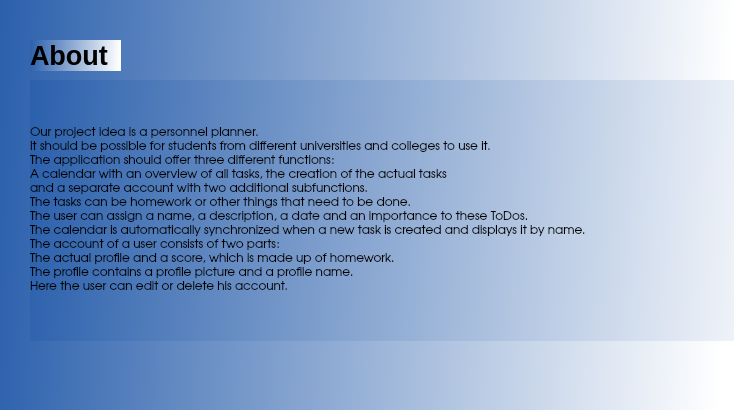
<?xml version="1.0" encoding="UTF-8"?>
<ui version="4.0">
 <class>AboutForm</class>
 <widget class="QDialog" name="AboutForm">
  <property name="geometry">
   <rect>
    <x>0</x>
    <y>0</y>
    <width>734</width>
    <height>410</height>
   </rect>
  </property>
  <property name="font">
   <font>
    <family>URW Gothic L</family>
   </font>
  </property>
  <property name="windowTitle">
   <string>About</string>
  </property>
  <property name="styleSheet">
   <string notr="true">QWidget{ background: qlineargradient(spread:pad, x1:0, y1:0, x2:1, y2:0.0225455, stop:0 rgba(43, 96, 172, 255), stop:1 rgba(255, 255, 255, 255))}</string>
  </property>
  <widget class="QLabel" name="about">
   <property name="geometry">
    <rect>
     <x>30</x>
     <y>40</y>
     <width>91</width>
     <height>31</height>
    </rect>
   </property>
   <property name="font">
    <font>
     <pointsize>20</pointsize>
     <weight>75</weight>
     <bold>true</bold>
    </font>
   </property>
   <property name="text">
    <string>About</string>
   </property>
  </widget>
  <widget class="QLabel" name="label_2">
   <property name="geometry">
    <rect>
     <x>30</x>
     <y>80</y>
     <width>781</width>
     <height>261</height>
    </rect>
   </property>
   <property name="text">
    <string>Our project idea is a personnel planner.
It should be possible for students from different universities and colleges to use it.
The application should offer three different functions:
A calendar with an overview of all tasks, the creation of the actual tasks
and a separate account with two additional subfunctions.
The tasks can be homework or other things that need to be done.
The user can assign a name, a description, a date and an importance to these ToDos.
The calendar is automatically synchronized when a new task is created and displays it by name.
The account of a user consists of two parts:
The actual profile and a score, which is made up of homework.
The profile contains a profile picture and a profile name.
Here the user can edit or delete his account.</string>
   </property>
  </widget>
 </widget>
 <resources/>
 <connections/>
</ui>
